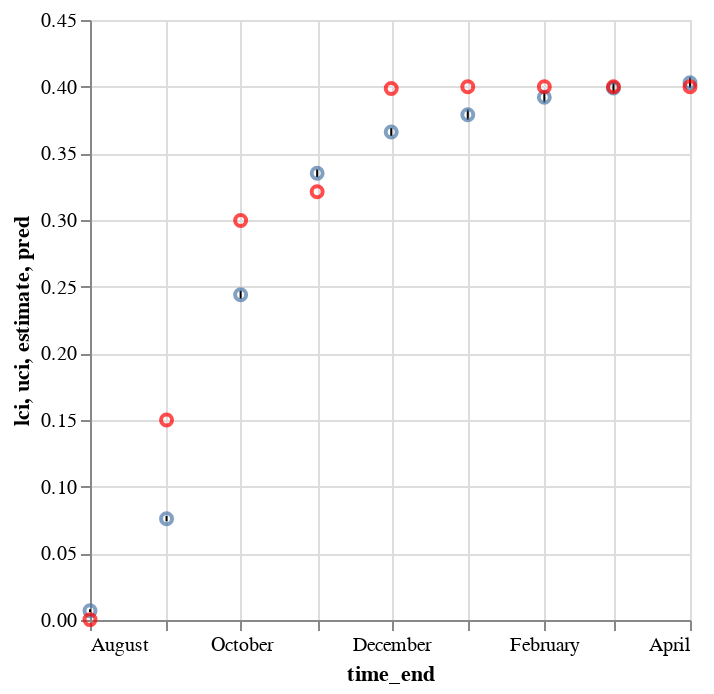

The code cell stored with this chart in its notebook:
### Markdown cell above
# Manual

Pick some parameters at random and see how they fit

### Code cell
def predict(t: pl.Series, loc1, loc2, amp1, amp2, sig1, sig2) -> pl.Series:
    """Predict that incident uptake is the sum of two normals"""
    y1 = amp1 * scipy.stats.norm(loc=loc1, scale=sig1).cdf(t)
    y2 = amp2 * scipy.stats.norm(loc=loc2, scale=sig2).cdf(t)
    return y1 + y2


def plot_fit(args) -> alt.LayerChart:
    """Plot the fit for some given parameters loc1, ..., sig2"""
    assert len(args) == 6

    # need to use .map_batches() because there is no polars-native implementation of normal cdf
    chart_base = alt.Chart(
        data.with_columns(pred=pl.col("t").map_batches(lambda x: predict(x, *args)))
    ).encode(alt.X("time_end"))

    chart_error = chart_base.mark_rule().encode(
        alt.X2("time_end"), alt.Y("lci"), alt.Y2("uci")
    )
    chart_data = chart_base.mark_point().encode(alt.Y("estimate"))
    chart_pred = chart_base.mark_point(color="red").encode(alt.Y("pred"))

    return chart_error + chart_data + chart_pred


# I picked these values basically at random, just by eyeballing the data
manual_args = [31.0, 100.0, 0.3, 0.1, 10.0, 10.0]
plot_fit(manual_args)

### Figure 1 — Vega-Lite specification as saved in the notebook (floating-point values rounded to 4 significant figures)
{"config": {"view": {"continuousWidth": 300, "continuousHeight": 300}}, "layer": [{"mark": {"type": "rule"}, "encoding": {"x": {"field": "time_end", "type": "temporal"}, "x2": {"field": "time_end"}, "y": {"field": "lci", "type": "quantitative"}, "y2": {"field": "uci"}}}, {"mark": {"type": "point"}, "encoding": {"x": {"field": "time_end", "type": "temporal"}, "y": {"field": "estimate", "type": "quantitative"}}}, {"mark": {"type": "point", "color": "red"}, "encoding": {"x": {"field": "time_end", "type": "temporal"}, "y": {"field": "pred", "type": "quantitative"}}}], "data": {"name": "data-734c48f15b04e11374e1534922749140"}, "$schema": "https://vega.github.io/schema/vega-lite/v5.20.1.json", "datasets": {"data-734c48f15b04e11374e1534922749140": [{"geography_type": "nation", "geography": "nation", "time_end": "2009-08-01T00:00:00", "estimate": 0.007, "lci": 0.006, "uci": 0.008, "sample_size": 361485, "t": 0.0, "pred": 0.0002903}, {"geography_type": "nation", "geography": "nation", "time_end": "2009-09-01T00:00:00", "estimate": 0.076, "lci": 0.074, "uci": 0.078, "sample_size": 361485, "t": 31.0, "pred": 0.15}, {"geography_type": "nation", "geography": "nation", "time_end": "2009-10-01T00:00:00", "estimate": 0.244, "lci": 0.241, "uci": 0.247, "sample_size": 361485, "t": 61.0, "pred": 0.2996}, {"geography_type": "nation", "geography": "nation", "time_end": "2009-11-01T00:00:00", "estimate": 0.335, "lci": 0.332, "uci": 0.338, "sample_size": 361485, "t": 92.0, "pred": 0.3212}, {"geography_type": "nation", "geography": "nation", "time_end": "2009-12-01T00:00:00", "estimate": 0.366, "lci": 0.363, "uci": 0.369, "sample_size": 361485, "t": 122.0, "pred": 0.3986}, {"geography_type": "nation", "geography": "nation", "time_end": "2010-01-01T00:00:00", "estimate": 0.379, "lci": 0.375, "uci": 0.383, "sample_size": 377569, "t": 153.0, "pred": 0.4}, {"geography_type": "nation", "geography": "nation", "time_end": "2010-02-01T00:00:00", "estimate": 0.392, "lci": 0.388, "uci": 0.396, "sample_size": 377569, "t": 184.0, "pred": 0.4}, {"geography_type": "nation", "geography": "nation", "time_end": "2010-03-01T00:00:00", "estimate": 0.399, "lci": 0.395, "uci": 0.403, "sample_size": 377569, "t": 212.0, "pred": 0.4}, {"geography_type": "nation", "geography": "nation", "time_end": "2010-04-01T00:00:00", "estimate": 0.403, "lci": 0.399, "uci": 0.407, "sample_size": 377569, "t": 243.0, "pred": 0.4}]}}
